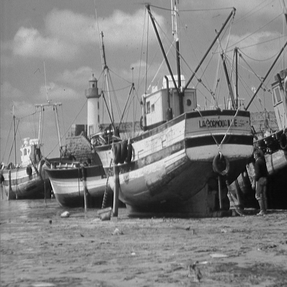
%> input picture Utilities/Input/testImages/boat.512.tiff, 287 x 287 px, shrunk from 512 x 512 before the run
$ octave --eval "result = spatiallyVariantConvolution;"   (GNU Octave 9; MATLAB toolbox functions it lacks are replaced by stand-ins)
%> lines starting %> are read from the running program, lines starting %| are printed output that depends on the picture
### Utilities/Input/testImages/getTestImage.m
%
% testImage=getTestImage(fileName)
%
% Reads images from the testImages sub-folder placed next to this function.
% The returned matrix of doubles is scaled so the intensity values are in [0,1].
%
% Example usage:
%   testScene=getTestImage('lena');
%   testScene=getTestImage('boats');
%   testScene=getTestImage('lena512bw.png');
%   testScene=getTestImage('boat.512.tiff');
%   testScene=getTestImage('spoke');%built-in
%
function testImage=getTestImage(fileName)
    switch(fileName)
        case 'spoke'
            testImage = getSpokeTarget([1 1]*512,40,.8);
        case {'boat', 'boats'}
            testImage = getTestImage('boat.512.tiff');
%> call 2 of getTestImage, with fileName = 'boat.512.tiff'
%> in getTestImage, img is the input picture: size 287x287 uint8; min 0, max 255, mean 129.7
        case 'usaf'
            testImage = getTestImage('usaf1951_750x750.png');
      otherwise
            filePath = fileparts(mfilename('fullpath'));
            fullFile = fullfile(filePath, fileName);
            try
                img = imread(fullFile);
            catch Exc
                img = imread(fileName);
                fullFile = fileName;
            end
            info = imfinfo(fullFile);
            bitsPerColorChannel=info.BitDepth;
            if strcmpi(info.ColorType,'truecolor')
                bitsPerColorChannel=bitsPerColorChannel/3;
            end
            testImage=double(img)/(2^bitsPerColorChannel);
    end
end

### Utilities/ind2subs.m
%
% subs = ind2subs(sz, ind)
%
% Returns the same results as ind2sub but in a vector or matrix form.
%
% Inputs:
%     sz: a row vector indicating the size of the array
%     ind: one or more indices in the array
%
% Output:
%     subs: a row vector of the same length as sz or a matrix consisting of
%     one such row per element of ind.
%
function subs = ind2subs(sz, ind)
    subs = zeros(numel(ind),numel(sz));
    if ~isempty(sz)
        nextIdx = ind(:);
        % loop invariant: [1 cumprod(sz(1:end-1))]*(subs'-1) + 1 == ind
        for dimIdx = 1:numel(sz)-1,
            currIdx = 1+mod(nextIdx-1,sz(dimIdx));
            nextIdx = 1+(nextIdx-currIdx)./sz(dimIdx);
            subs(:,dimIdx) = currIdx;
        end
        subs(:,end) = nextIdx;
    end
end

### Utilities/ImageRestoration/SpatiallyVariant/spatiallyVariantConvolution.m
% [convolved varargout] = spatiallyVariantConvolution(data,kernels,complexTranspose)
%
% Convolve image with bi-linearly interpolated PSF
% The PSFs should be centered at 1+([1:nbKernels]-0.5)*dataSize./nbKernels
%
% Input:
%    data: an n-d array to be convolved
%    kernels: a 2n-d array of kernels to be used, the dimension has to be
%             double that of data, but the size can be anything smaller than the
%             size of data. The first n dimensions represent the pixels of an
%             individual kernel. The final n dimensions represent the tile-indexes
%             with a kernel per tile. The tiles are uniformely spaced to
%             cover the input data size.
%    complexTranspose: a flag indicating if we want the complex transpose
%    of this operation.
%
%
% Output:
%    convolved: an array the same size as data, the spatially variant convolution of data
%    varargout: cellPosRanges: a cell array indicating the floating point positions of the kernels
%
% Contact Tom Vettenburg <tom.vettenburg@gmail.com> for more information.
% Leave this not in if reusing this code or parts of it. Thanks.
%
%
% Example:
%       nbKernels=[4 6];
%       kernelSize=[1 1]*32;
%       kernels=zeros([kernelSize nbKernels]);
%       [X Y]=ndgrid([1:kernelSize(1)]-floor(kernelSize(1)/2)-1,[1:kernelSize(2)]-floor(kernelSize(2)/2)-1);
%       R2=X.^2+Y.^2;
%       sigma=.2;
%       for kernelIdx=1:prod(nbKernels),
%          kernel=exp(-R2./(2*sigma^2));
%          kernel=kernel./sum(kernel(:));
%          kernels(:,:,kernelIdx)=kernel;
%          sigma=sigma+.2;
%       end
%       [convolved XPos YPos]=spatiallyVariantConvolution(getTestImage('boats'),kernels);
%       imagesc(convolved);
%
function [convolved, varargout] = spatiallyVariantConvolution(data, kernels, complexTranspose)
    if nargin<1
%         data=ones(128,64);
        data=getTestImage('boats');
    end
    if nargin<2
        nbKernels=[4 6];
        kernelSize=[1 1]*32;
        kernels=zeros([kernelSize nbKernels]);
        [X, Y]=ndgrid([1:kernelSize(1)]-floor(kernelSize(1)/2)-1,[1:kernelSize(2)]-floor(kernelSize(2)/2)-1);
        R2=X.^2+Y.^2;
        sigma=.2;
        for kernelIdx=1:prod(nbKernels)
            kernel=exp(-R2./(2*sigma^2));
            kernel=kernel./sum(kernel(:));
            kernels(:,:,kernelIdx)=kernel;
            sigma=sigma+.2;
        end
        clear nbKernels kernel kernelSize X Y R2 sigma kernelIdx;
    end
    if nargin<3 || isempty(complexTranspose)
        complexTranspose=false;
    else
        complexTranspose=true;
    end
    dataSize=size(data);
%> dataSize = [287 287]
    kernelsSize=size(kernels);
    nbDims=max(numel(dataSize),ceil(numel(kernelsSize)/2));
%> nbDims = 2
    kernelSize=kernelsSize(1:nbDims);
%> kernelSize = [32 32]
    nbKernels=kernelsSize(nbDims+1:end);
%> nbKernels = [4 6]

    dataSize(end+1:nbDims)=1;
    kernelSize(end+1:nbDims)=1;
    nbKernels(end+1:nbDims)=1;

    cellSize=dataSize./nbKernels; % floating point number
%> cellSize = [71.75 47.83]
    for dimIdx=1:nbDims
        cellPosRanges{dimIdx}=1+cellSize(dimIdx)*([1:nbKernels(dimIdx)]-0.5);
    end

    % Loop over all cells, convolving a patch the size of convolutionSize
    convolved=zeros(dataSize);
    for cellIdx=1:prod(nbKernels)
        cellIndexes=ind2subs(nbKernels,cellIdx);
        % Determine which cell to handle now
        for dimIdx=1:nbDims
            rngLims=cellPosRanges{dimIdx}(cellIndexes(dimIdx))+[-1 1]*cellSize(dimIdx)...
                +[-floor(kernelSize(dimIdx)/2) floor((kernelSize(dimIdx)-1)/2)];
            ranges{dimIdx}=[max(1,floor(rngLims(1))):min(dataSize(dimIdx),ceil(rngLims(2)))];
            % Determine the linear weighting factors
            relPositions{dimIdx}=(ranges{dimIdx}-cellPosRanges{dimIdx}(cellIndexes(dimIdx)))./cellSize(dimIdx);
        end
        % set the first and last weights to 1 as if the same kernel is
        % used beyond the edges of the volume
        for dimIdx=1:numel(cellIndexes)
            linearWeights{dimIdx}=max(0,1-abs(relPositions{dimIdx}));
            if cellIndexes(dimIdx)==1
                linearWeights{dimIdx}(relPositions{dimIdx}<0)=1;
            end
            if cellIndexes(dimIdx)==nbKernels(dimIdx)
                linearWeights{dimIdx}(relPositions{dimIdx}>0)=1;
            end
        end
        clear relPositions
        % Do the actual convolution on the cell
        kernel=kernels([1:prod(kernelSize)]+prod(kernelSize)*(cellIdx-1));
        kernel=reshape(kernel,kernelSize);
        if ~complexTranspose
            convolvedSection=convolveSection(data,kernel,ranges,linearWeights);
        else
            convolvedSection=convolveSection(data,kernel,ranges);
        end
        clear kernel;
        if complexTranspose
            convolvedSection=weight(convolvedSection,linearWeights{:});
        end

        % Add the cell to the combined results
        convolved(ranges{:})=convolved(ranges{:})+convolvedSection;
    end
%> this loop made 24 passes
%> pass 1, in convolveSection, `selectedData=weight(data(extendedRanges{:}),extendedWeights{:});`:
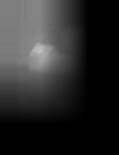
%> selectedData: size 155x119 double; min 0, max 0.76, mean 0.169
%> pass 1, in convolveFt, `convolved=ifftn(fftn(data).*transferFunction,'symmetric');`:
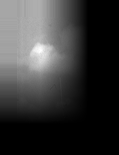
%> convolved: size 155x119 double; min -2.96e-16, max 0.76, mean 0.169; drawn with min black and max white
%> pass 1, in convolveSection, `convolved=convolved(validRanges{:});`:
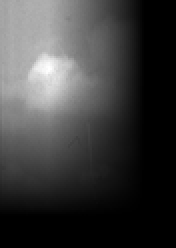
%> convolved: size 124x88 double (shown 2 times larger); min -2.47e-16, max 0.76, mean 0.184; drawn with min black and max white
%> pass 2, in convolveSection (call 2), `selectedData=weight(data(extendedRanges{:}),extendedWeights{:});`:
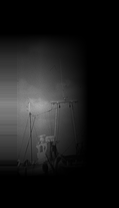
%> selectedData: size 208x119 double; min 0, max 0.682, mean 0.107
%> after the loop:
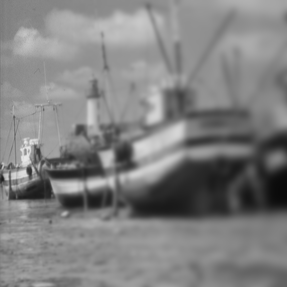
%> convolved: size 287x287 double; min 0.0392, max 0.908, mean 0.507
%> after the loop:
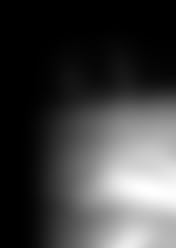
%> convolvedSection: size 124x88 double (shown 2 times larger); min -1.48e-16, max 0.535, mean 0.137; drawn with min black and max white
%> after the loop, linearWeights = 2 items; ranges = 2 items


    %
    % Output
    %
    if nargout<1
        [XCellPos, YCellPos]=ndgrid(cellPosRanges{:});
        figure();
        axs(1)=subplot(1,3,1);
        showImage(data,-1); axis image; title('input');
        hold on; scatter(YCellPos(:),XCellPos(:),'filled'); colorbar();
        axs(2)=subplot(1,3,2);
        showImage(convolved,-1); axis image; title('convolved');
        hold on; scatter(YCellPos(:),XCellPos(:),'filled'); colorbar();
        axs(3)=subplot(1,3,3);
        showImage(abs(convolved-data),-1); axis image; title('convolved-data');
        hold on; scatter(YCellPos(:),XCellPos(:),'filled'); colorbar();
        linkaxes(axs);

        clear convolved;
    end
    varargout = cellPosRanges;
end

%
% xWeighted=weight(x,varargin)
%
% Returns an array of xWeighted of the same size as the input x and with
% each element weighted by the product of the elements in varargin.
% varargin must be a set of vectors with a number of elemets corresponding
% to the dimensions of x.
%
function x = weight(x,varargin)
    inputSize = size(x);
    nbDims = numel(varargin);
    for dimIdx = 1:nbDims
        wts = varargin{dimIdx};
        x = x(:,:);
        x = x.*repmat(wts(:),[1 size(x,2)]);
        x = reshape(x,inputSize);
        x = permute(x,[2:nbDims,1]);
        inputSize = inputSize([2:nbDims,1]);
    end
end


%
% convolved = convolveSection(data,kernel,varargin)
%
% Convolves the data with the kernel and returns a sub cube only. The data
% array is extended outward if required.
%
% Inputs:
%     data: the data to be convolved
%     kernel: the convolution kernel
%     ranges: N vectors with integers, where N is equal to the number of
%         dimensions of data and kernel.
%     linearWeights: if specified, the transposed kernels are used.
%
% Output:
%     convolved: an array of size indicated by ranges
%
function convolved = convolveSection(data,kernel,ranges,linearWeights)
    dataSize=size(data);
    kernelSize=size(kernel);
    if nargin<4
        linearWeights=[];
    end
    complexTranspose=isempty(linearWeights);

    startIndexes=cellfun(@(c) c(1),ranges,'UniformOutput',true);
    sectionSize=cellfun(@(c) numel(c),ranges,'UniformOutput',true);
    nbDims=max(numel(sectionSize),numel(kernelSize));
    % Add singleton dimensions to the sizes
    sectionSize(end+1:nbDims)=1;
    kernelSize(end+1:nbDims)=1;
    dataSize(end+1:nbDims)=1;

    % Prepare the range to select that data before and after convolution
    convolutionSize=sectionSize+kernelSize-1;
    extensionLength=convolutionSize-sectionSize;
    extensionLengthBegin=floor((1+extensionLength)./2);
    extensionLengthEnd=extensionLength-extensionLengthBegin;
    extendedRanges={};
    extendedWeights={};
    validRanges={};
    for dimIdx=1:nbDims
        % Extend the ranges both sides, to length convolutionSize(dimIdx)
        extendedRanges{dimIdx}=[1:convolutionSize(dimIdx)]-1+startIndexes(dimIdx)-extensionLengthBegin(dimIdx);
        if ~complexTranspose
            % extend the weights to the same length
            extendedWeights{dimIdx}=linearWeights{dimIdx}([ones(1,extensionLengthBegin(dimIdx)),1:end,end*ones(1,extensionLengthEnd(dimIdx))]);
        end
        % clip indexes so to extend the input data if needed
        extendedRanges{dimIdx}=max(1,min(dataSize(dimIdx),extendedRanges{dimIdx}));
        % also keep track of which data is valid
        validRanges{dimIdx}=extensionLengthBegin(dimIdx)+[1:sectionSize(dimIdx)];
    end

    % Extend and convolve
    if ~complexTranspose
        selectedData=weight(data(extendedRanges{:}),extendedWeights{:});
    else
        extendedData=data(extendedRanges{:});
        % replace extension by zeros
        selectedData=zeros(size(extendedData));
        selectedData(validRanges{:})=extendedData(validRanges{:});
        clear extendedData;
    end
    convolved=convolveFt(selectedData,kernel,complexTranspose);
    clear selectedData;
    % Crop to original size
    if ~complexTranspose
        convolved=convolved(validRanges{:});
    else
        % integrate the pixels in the extended region
        dataSize=size(convolved);
        for dimIdx=1:nbDims
            sumBegin=sum(convolved(1:(validRanges{dimIdx}(1)-1),:),1);
            sumEnd=sum(convolved((validRanges{dimIdx}(end)+1):end,:),1);
            convolved=convolved(validRanges{dimIdx},:);
            convolved(1,:)=convolved(1,:)+sumBegin;
            convolved(end,:)=convolved(end,:)+sumEnd;
            dataSize(1)=sectionSize(dimIdx); % cropped now
            convolved=reshape(convolved,dataSize);
            convolved=permute(convolved,[2:nbDims,1]);
            dataSize=dataSize([2:nbDims,1]);
        end
    end
end

%
% convolved=convolveFt(data,kernel)
%
% Convolves the data, wrapping it, not extending the data.
%
% Inputs:
%     data: the data to be convolved
%     kernel: the convolution kernel
%     complexTranspose: if true, the kernel is flipped in all dimensions,
%                       default: false
%
% Output: convolved, a matrix of the same size as data
%
% data and kernel have to have the same number of dimensions but not the
% same dimensions. The size of data should be at least as large as the
% kernel
%
function convolved=convolveFt(data,kernel,complexTranspose)
    if nargin<3
        complexTranspose=false;
    end
    dataSize=size(data);
    kernelSize=size(kernel);
    nbDims=max(numel(dataSize),numel(kernelSize));
    % Add singleton dimensions to the sizes
    dataSize(end+1:nbDims)=1;
    kernelSize(end+1:nbDims)=1;

    convolutionSize=max(dataSize,kernelSize);
    % zero pad the kernel
    if any(kernelSize<convolutionSize)
        % zero pad and center on first pixel
        convolutionSizeCell=num2cell(convolutionSize);
        kernel(convolutionSizeCell{:})=0;
    end
    % Center on the top right element as ifftshift
    kernel=circshift(kernel,-floor(kernelSize./2));
    % Convolve
    transferFunction=fftn(kernel);
    if complexTranspose
        transferFunction=conj(transferFunction);
    end
    if ~isreal(data) || ~isreal(kernel)
        convolved=ifftn(fftn(data).*transferFunction);
    else
        % faster and avoids rounding errors
        convolved=ifftn(fftn(data).*transferFunction,'symmetric');
    end
end

$ run again, with Utilities/Input/testImages/peppers.tiff copied over Utilities/Input/testImages/boat.512.tiff
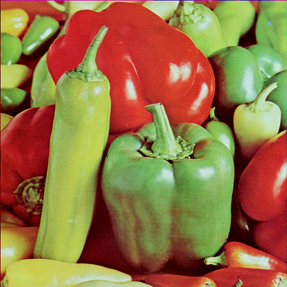
%> input picture Utilities/Input/testImages/peppers.tiff, 287 x 287 px, shrunk from 512 x 512 before the run
%> in getTestImage, img is the input picture: size 287x287x3 uint8; mean R, G, B 149.9, 115.7, 66.5
%> after the loop in spatiallyVariantConvolution, `for cellIdx=1:prod(nbKernels)`:
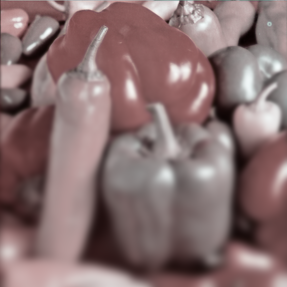
%> convolved: size 287x287x3 double; mean R, G, B 1.88, 1.56, 1.56; drawn with min black and max white
%> after the loop in spatiallyVariantConvolution, `for cellIdx=1:prod(nbKernels)`:
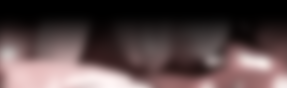
%> convolvedSection: size 88x287x3 double; mean R, G, B 0.984, 0.801, 0.802; drawn with min black and max white
%> after the loop in spatiallyVariantConvolution, `for cellIdx=1:prod(nbKernels)`: linearWeights = 3 items

$ run again, with Utilities/Input/testImages/plasticbubbles_512x512.tiff copied over Utilities/Input/testImages/boat.512.tiff
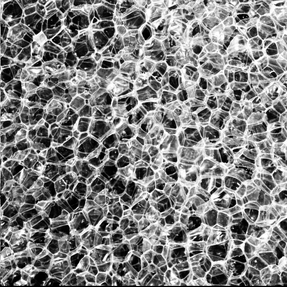
%> input picture Utilities/Input/testImages/plasticbubbles_512x512.tiff, 287 x 287 px, shrunk from 512 x 512 before the run
%> in getTestImage, img is the input picture: size 287x287 uint8; min 0, max 255, mean 128.2
%> after the loop in spatiallyVariantConvolution, `for cellIdx=1:prod(nbKernels)`:
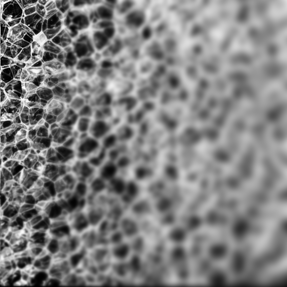
%> convolved: size 287x287 double; min 1.46e-06, max 0.996, mean 0.5
%> after the loop in spatiallyVariantConvolution, `for cellIdx=1:prod(nbKernels)`:
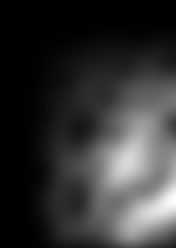
%> convolvedSection: size 124x88 double (shown 2 times larger); min -1.48e-16, max 0.747, mean 0.152; drawn with min black and max white
%> after the loop in spatiallyVariantConvolution, `for cellIdx=1:prod(nbKernels)`: linearWeights = 2 items

$ run again, with Utilities/Input/testImages/straws2_512x512.tiff copied over Utilities/Input/testImages/boat.512.tiff
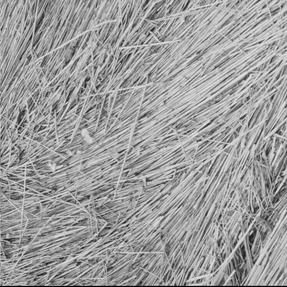
%> input picture Utilities/Input/testImages/straws2_512x512.tiff, 287 x 287 px, shrunk from 512 x 512 before the run
%> in getTestImage, img is the input picture: size 287x287 uint8; min 0, max 230, mean 156.8
%> after the loop in spatiallyVariantConvolution, `for cellIdx=1:prod(nbKernels)`:
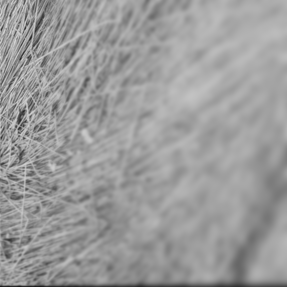
%> convolved: size 287x287 double; min 0.0984, max 0.843, mean 0.611
%> after the loop in spatiallyVariantConvolution, `for cellIdx=1:prod(nbKernels)`:
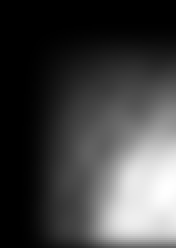
%> convolvedSection: size 124x88 double (shown 2 times larger); min -2.47e-16, max 0.688, mean 0.177; drawn with min black and max white
%> after the loop in spatiallyVariantConvolution, `for cellIdx=1:prod(nbKernels)`: linearWeights = 2 items
